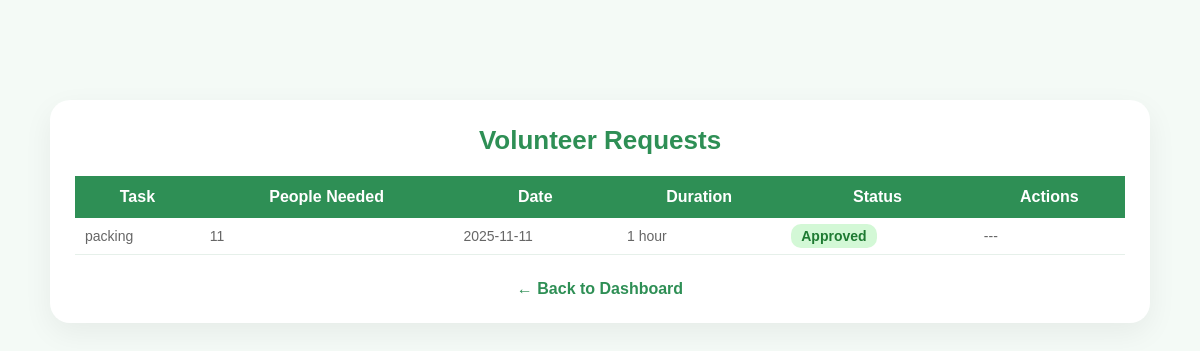
The app's page /organization/requests (signed in) with its own data.
### tables this page shows
CREATE TABLE volunteer_requests (
            id INTEGER PRIMARY KEY AUTOINCREMENT,
            donor_id INTEGER NOT NULL,
            task_title TEXT NOT NULL,
            needed_people INTEGER NOT NULL,
            task_date TEXT NOT NULL,
            duration TEXT NOT NULL,
            description TEXT,
            status TEXT DEFAULT 'pending',
            created_at TIMESTAMP DEFAULT CURRENT_TIMESTAMP,
            FOREIGN KEY (donor_id) REFERENCES donors(id)
        );

### app.py (the view)
@app.route('/organization/requests')
def organization_requests():
    if session.get("user_type") != "donor":
        return redirect(url_for("home"))
    donor_id = session.get("donor_id")
    conn = sqlite3.connect("database.db")
    c = conn.cursor()
    c.execute("""
        SELECT id, task_title, needed_people, task_date, duration, status, created_at
        FROM volunteer_requests
        WHERE donor_id=?
        ORDER BY created_at DESC
    """, (donor_id,))
    requests_list = c.fetchall()
    conn.close()
    return render_template("organization_requests.html", requests=requests_list)

### templates/organization_requests.html (shortened to what this page needs)
<!DOCTYPE html>
<html lang="en">
<head>
    <link rel="stylesheet" href="{{ url_for('static', filename='style_index.css') }}">
</head>
<body>
    <div class="table-container">
        <h2>Volunteer Requests</h2>
        <table>
            <tr>
                <th>Task</th>
                <th>People Needed</th>
                <th>Date</th>
                <th>Duration</th>
                <th>Status</th>
                <th>Actions</th>
            </tr>
            {% for req in requests %}
            <tr>
                <td>{{ req[1] }}</td>
                <td>{{ req[2] }}</td>
                <td>{{ req[3] }}</td>
                <td>{{ req[4] }}</td>
                <td>
                    <span class="status {{ req[5] }}">{{ req[5].capitalize() }}</span>
                </td>
                <td>
                    {% if req[5] == 'pending' %}
                    <a class="btn approve-btn" href="{{ url_for('approve_request', req_id=req[0]) }}">Approve</a>
                    <a class="btn reject-btn" href="{{ url_for('reject_request', req_id=req[0]) }}">Reject</a> {% else %} --- {% endif %}
                </td>
            </tr>
            {% endfor %}
        </table>
        <div style="text-align:center; margin-top:25px;">
            <a href="{{ url_for('account_donor') }}" style="text-decoration:none; color:#2e8f55; font-weight:600;">
                ← Back to Dashboard
            </a>
        </div>
    </div>
</body>
</html>

### static/style_index.css (style rules this page uses)
:root { --main-green: #33cc73; --dark-green: #1f5c3f; --light-bg: #f7f7f7; --text-gray: #666; --title-color: #1e1e1e; }
* { margin: 0; padding: 0; box-sizing: border-box; }
body { font-family: "Open Sans", sans-serif; background: var(--light-bg); color: var(--text-gray); overflow-x: hidden; }
h1, h2, h3 { font-family: "Poppins", sans-serif; color: var(--title-color); }
body { font-family: "Poppins", sans-serif; background-color: #fafafa; margin-top: 70px; }

### templates/organization_requests.html (style rules this page uses)
body { background: #f4faf6; font-family: "Poppins", sans-serif; padding: 30px; }
.table-container { background: white; padding: 25px; border-radius: 20px; box-shadow: 0 10px 30px rgba(0, 0, 0, 0.06); max-width: 1100px; margin: auto; }
h2 { font-size: 26px; color: #2e8f55; margin-bottom: 20px; text-align: center; }
table { width: 100%; border-collapse: collapse; }
th { background: #2e8f55; color: white; padding: 12px; }
td { padding: 10px; border-bottom: 1px solid #e6f0ea; font-size: 14px; }
.status { font-weight: 600; border-radius: 10px; padding: 4px 10px; }
.approved { background: #d3f8d6; color: #1e7a32; }

### records on screen
volunteer_requests: task_title "packing", needed_people "11", task_date "2025-11-11", duration "1 hour", status "Approved"
